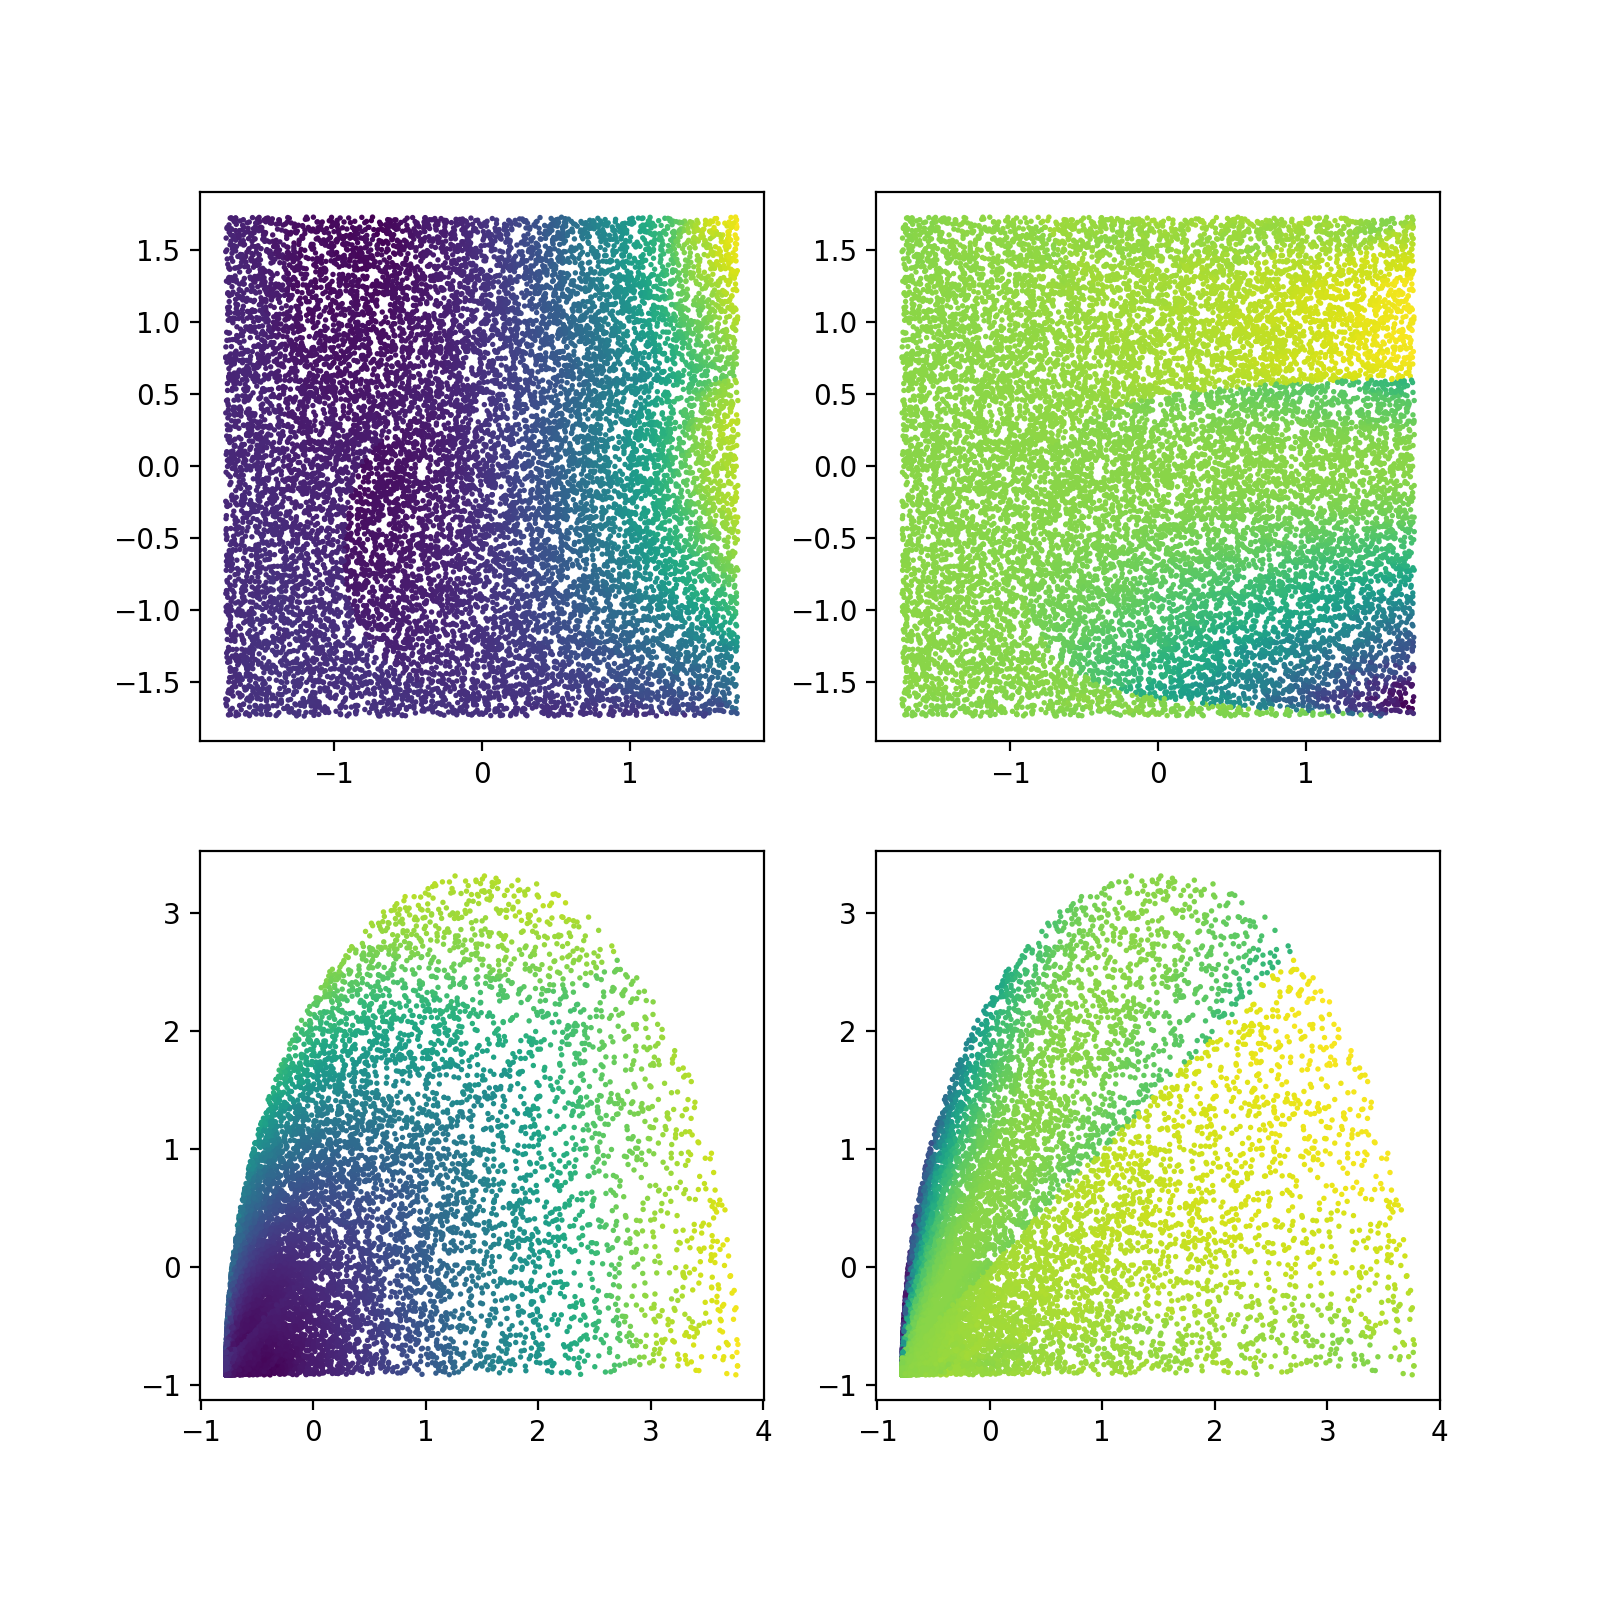

Write Python code to recreate this figure.
# -*- coding: utf-8 -*-
"""
Created on Fri Apr 24 22:24:49 2020

@author: Acc
"""

import numpy as np
import tensorflow as tf
from keras.layers import Input, Dense,Dropout,BatchNormalization
from keras.models import Model,Sequential
import matplotlib.pyplot as plt
import math as m
num=int(3e5)
g = 9.807 
velocity = np.random.uniform(1, 100,[num,1])
theta = np.random.uniform(0.01,m.pi/2,[num,1])
height = ( velocity * np.sin(theta) )**2 / ( 2 * g )
distance = velocity**2 * np.sin(2 * theta) / g
x=np.hstack((velocity,theta))
y=np.hstack((height,distance))
from sklearn import preprocessing
def norm(data):
    a= preprocessing.StandardScaler().fit(data)
    d=a.transform(data)
    m=a.mean_
    s=a.scale_
    v=a.var_
    return d,m,v,s
x,m1,v1,s1=norm(x.reshape(-1,2))
y,m2,v2,s2=norm(y.reshape(-1,2))

model = Sequential()
model.add(Dense(1024, activation='relu', input_shape=(2,)))
model.add(Dense(256, activation='relu'))
model.add(Dense(1024, activation='relu'))
model.add(Dense(128, activation='relu'))
model.add(Dense(2))
model.compile(loss='mae',optimizer='adam')
import innvestigate
from tqdm import tqdm 


def pp(tk):
    xx=x[:15000]
    yy=y[:15000]
    analyzer = innvestigate.create_analyzer("lrp.z",model)
    logg=[]
    for i in range(len(xx)):
        a = analyzer.analyze(xx[i].reshape(-1,2))
        logg.append(a)
    gg=np.array(logg).reshape(-1,2)
    d3,_,_,_=norm(gg.reshape(-1,2))

    fig,axes=plt.subplots(nrows=2,ncols=2,figsize=(8,8),dpi=200)
    axes[0,0].scatter(xx[:,0],xx[:,1],c=d3[:,0],s=0.9)
    axes[0,1].scatter(xx[:,0],xx[:,1],c=d3[:,1],s=0.9)
    axes[1,0].scatter(yy[:,0],yy[:,1],c=d3[:,0],s=0.9)
    axes[1,1].scatter(yy[:,0],yy[:,1],c=d3[:,1],s=0.9)
    plt.savefig('1NN_hist_%d.png'%(tk))
pp(0)
    
for tk in tqdm(range(2000)):
    f=(tk)*128
    e=(tk+1)*128
    model.train_on_batch(x[f:e],y[f:e])
    if tk%5==0:
        pp(tk+1)

    
    
